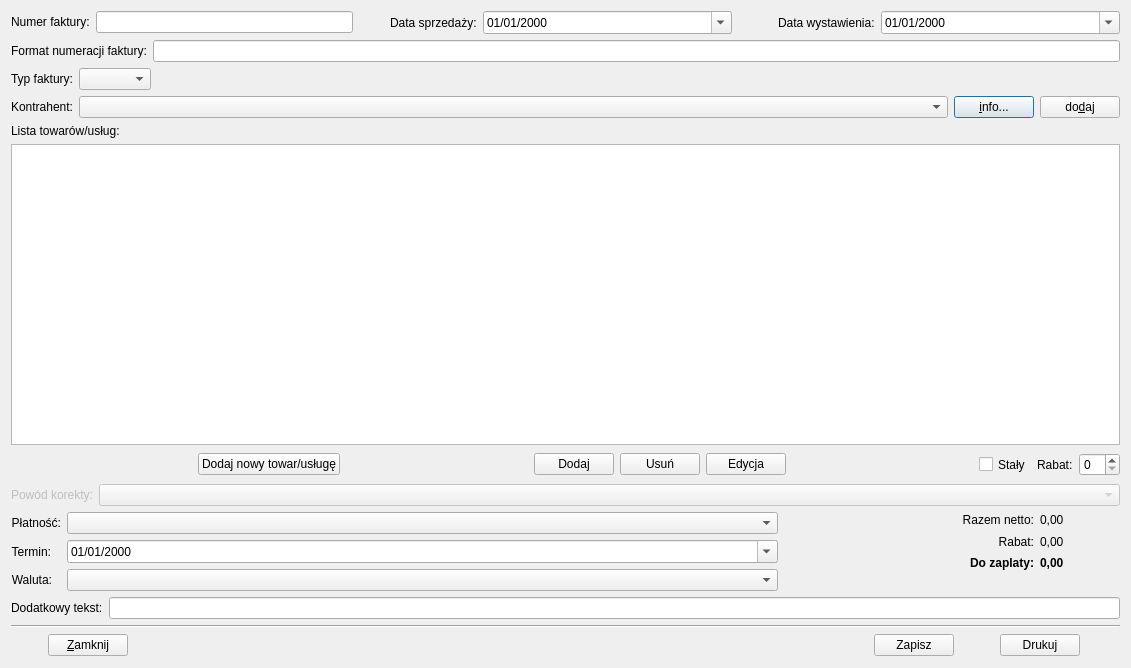
<?xml version="1.0" encoding="UTF-8"?>
<ui version="4.0">
 <class>InvoiceDialog</class>
 <widget class="QDialog" name="InvoiceDialog">
  <property name="geometry">
   <rect>
    <x>0</x>
    <y>0</y>
    <width>1131</width>
    <height>668</height>
   </rect>
  </property>
  <property name="windowIcon">
   <iconset resource="../../res/qfaktury.qrc">
    <normaloff>:/res/icons/nowa_faktura.png</normaloff>:/res/icons/nowa_faktura.png</iconset>
  </property>
  <layout class="QVBoxLayout" name="verticalLayout_3">
   <item>
    <layout class="QHBoxLayout" name="horizontalLayout">
     <item>
      <layout class="QFormLayout" name="formLayout_2">
       <item row="0" column="0">
        <widget class="QLabel" name="labelInvNumber">
         <property name="text">
          <string>Numer faktury:</string>
         </property>
         <property name="wordWrap">
          <bool>false</bool>
         </property>
         <property name="buddy">
          <cstring>lineEditInvNumber</cstring>
         </property>
        </widget>
       </item>
       <item row="0" column="1">
        <widget class="QLineEdit" name="lineEditInvNumber">
         <property name="enabled">
          <bool>true</bool>
         </property>
         <property name="font">
          <font>
           <weight>75</weight>
           <bold>true</bold>
          </font>
         </property>
         <property name="focusPolicy">
          <enum>Qt::ClickFocus</enum>
         </property>
         <property name="text">
          <string notr="true"/>
         </property>
        </widget>
       </item>
      </layout>
     </item>
     <item>
      <spacer name="spacer1">
       <property name="orientation">
        <enum>Qt::Horizontal</enum>
       </property>
       <property name="sizeType">
        <enum>QSizePolicy::Preferred</enum>
       </property>
       <property name="sizeHint" stdset="0">
        <size>
         <width>31</width>
         <height>20</height>
        </size>
       </property>
      </spacer>
     </item>
     <item>
      <layout class="QFormLayout" name="formLayout_3">
       <property name="fieldGrowthPolicy">
        <enum>QFormLayout::AllNonFixedFieldsGrow</enum>
       </property>
       <item row="0" column="0">
        <widget class="QLabel" name="labelDateOfSell">
         <property name="text">
          <string>Data sprzedaży:</string>
         </property>
         <property name="wordWrap">
          <bool>false</bool>
         </property>
        </widget>
       </item>
       <item row="0" column="1">
        <widget class="QDateEdit" name="dateEditDateOfSell">
         <property name="sizePolicy">
          <sizepolicy hsizetype="MinimumExpanding" vsizetype="Fixed">
           <horstretch>0</horstretch>
           <verstretch>0</verstretch>
          </sizepolicy>
         </property>
         <property name="focusPolicy">
          <enum>Qt::NoFocus</enum>
         </property>
         <property name="displayFormat">
          <string>dd/MM/yyyy</string>
         </property>
         <property name="calendarPopup">
          <bool>true</bool>
         </property>
        </widget>
       </item>
      </layout>
     </item>
     <item>
      <spacer name="horizontalSpacer">
       <property name="orientation">
        <enum>Qt::Horizontal</enum>
       </property>
       <property name="sizeType">
        <enum>QSizePolicy::Preferred</enum>
       </property>
       <property name="sizeHint" stdset="0">
        <size>
         <width>40</width>
         <height>20</height>
        </size>
       </property>
      </spacer>
     </item>
     <item>
      <layout class="QFormLayout" name="formLayout_5">
       <item row="0" column="0">
        <widget class="QLabel" name="labelDateOfIssuance">
         <property name="sizePolicy">
          <sizepolicy hsizetype="Preferred" vsizetype="Preferred">
           <horstretch>0</horstretch>
           <verstretch>0</verstretch>
          </sizepolicy>
         </property>
         <property name="text">
          <string>Data wystawienia:</string>
         </property>
         <property name="wordWrap">
          <bool>false</bool>
         </property>
        </widget>
       </item>
       <item row="0" column="1">
        <widget class="QDateEdit" name="dateEditDateOfIssuance">
         <property name="sizePolicy">
          <sizepolicy hsizetype="MinimumExpanding" vsizetype="Fixed">
           <horstretch>0</horstretch>
           <verstretch>0</verstretch>
          </sizepolicy>
         </property>
         <property name="focusPolicy">
          <enum>Qt::NoFocus</enum>
         </property>
         <property name="displayFormat">
          <string>dd/MM/yyyy</string>
         </property>
         <property name="calendarPopup">
          <bool>true</bool>
         </property>
        </widget>
       </item>
      </layout>
     </item>
    </layout>
   </item>
   <item>
    <layout class="QHBoxLayout" name="horizontalLayout_7">
     <property name="spacing">
      <number>0</number>
     </property>
     <item>
      <layout class="QFormLayout" name="formLayout_7">
       <item row="0" column="0">
        <widget class="QLabel" name="labelInvNumFormat">
         <property name="text">
          <string>Format numeracji faktury:</string>
         </property>
         <property name="buddy">
          <cstring>lineEditInvNumFormat</cstring>
         </property>
        </widget>
       </item>
       <item row="0" column="1">
        <widget class="QLineEdit" name="lineEditInvNumFormat">
         <property name="sizePolicy">
          <sizepolicy hsizetype="Expanding" vsizetype="Fixed">
           <horstretch>0</horstretch>
           <verstretch>0</verstretch>
          </sizepolicy>
         </property>
         <property name="readOnly">
          <bool>true</bool>
         </property>
        </widget>
       </item>
      </layout>
     </item>
    </layout>
   </item>
   <item>
    <layout class="QHBoxLayout" name="horizontalLayout_3">
     <item>
      <layout class="QFormLayout" name="formLayout_4">
       <item row="0" column="0">
        <widget class="QLabel" name="labelInvoiceType">
         <property name="text">
          <string>Typ faktury:</string>
         </property>
         <property name="buddy">
          <cstring>comboBoxInvoiceType</cstring>
         </property>
        </widget>
       </item>
       <item row="0" column="1">
        <widget class="QComboBox" name="comboBoxInvoiceType"/>
       </item>
      </layout>
     </item>
     <item>
      <spacer name="spacer2">
       <property name="orientation">
        <enum>Qt::Horizontal</enum>
       </property>
       <property name="sizeType">
        <enum>QSizePolicy::Expanding</enum>
       </property>
       <property name="sizeHint" stdset="0">
        <size>
         <width>468</width>
         <height>17</height>
        </size>
       </property>
      </spacer>
     </item>
    </layout>
   </item>
   <item>
    <layout class="QHBoxLayout" name="horizontalLayout_6">
     <item>
      <layout class="QFormLayout" name="formLayout_6">
       <item row="0" column="0">
        <widget class="QLabel" name="labelCounterparty">
         <property name="text">
          <string>Kontrahent:</string>
         </property>
         <property name="wordWrap">
          <bool>false</bool>
         </property>
         <property name="buddy">
          <cstring>comboBoxCounterparties</cstring>
         </property>
        </widget>
       </item>
       <item row="0" column="1">
        <widget class="QComboBox" name="comboBoxCounterparties">
         <property name="sizePolicy">
          <sizepolicy hsizetype="Expanding" vsizetype="Fixed">
           <horstretch>0</horstretch>
           <verstretch>0</verstretch>
          </sizepolicy>
         </property>
        </widget>
       </item>
      </layout>
     </item>
     <item>
      <widget class="QPushButton" name="pushButtonMoreInfo">
       <property name="text">
        <string>&amp;info...</string>
       </property>
      </widget>
     </item>
     <item>
      <widget class="QPushButton" name="pushButtonAddCounterparty">
       <property name="text">
        <string>do&amp;daj</string>
       </property>
      </widget>
     </item>
    </layout>
   </item>
   <item>
    <layout class="QVBoxLayout" name="verticalLayout">
     <item>
      <widget class="QLabel" name="labelCommodityList">
       <property name="text">
        <string>Lista towarów/usług:</string>
       </property>
       <property name="wordWrap">
        <bool>false</bool>
       </property>
       <property name="buddy">
        <cstring>tableWidgetCommodities</cstring>
       </property>
      </widget>
     </item>
     <item>
      <widget class="QTableWidget" name="tableWidgetCommodities">
       <property name="enabled">
        <bool>true</bool>
       </property>
       <property name="editTriggers">
        <set>QAbstractItemView::NoEditTriggers</set>
       </property>
       <property name="selectionMode">
        <enum>QAbstractItemView::SingleSelection</enum>
       </property>
       <property name="selectionBehavior">
        <enum>QAbstractItemView::SelectRows</enum>
       </property>
       <property name="showGrid">
        <bool>true</bool>
       </property>
       <attribute name="horizontalHeaderStretchLastSection">
        <bool>true</bool>
       </attribute>
      </widget>
     </item>
     <item>
      <layout class="QHBoxLayout" name="horizontalLayout_2">
       <item>
        <spacer name="spacer3">
         <property name="orientation">
          <enum>Qt::Horizontal</enum>
         </property>
         <property name="sizeType">
          <enum>QSizePolicy::Expanding</enum>
         </property>
         <property name="sizeHint" stdset="0">
          <size>
           <width>30</width>
           <height>20</height>
          </size>
         </property>
        </spacer>
       </item>
       <item>
        <widget class="QPushButton" name="pushButtonAddNewCommodity">
         <property name="text">
          <string>Dodaj nowy towar/usługę</string>
         </property>
        </widget>
       </item>
       <item>
        <spacer name="horizontalSpacer_2">
         <property name="orientation">
          <enum>Qt::Horizontal</enum>
         </property>
         <property name="sizeHint" stdset="0">
          <size>
           <width>40</width>
           <height>20</height>
          </size>
         </property>
        </spacer>
       </item>
       <item>
        <widget class="QPushButton" name="pushButtonAddCommodity">
         <property name="focusPolicy">
          <enum>Qt::StrongFocus</enum>
         </property>
         <property name="text">
          <string>Dodaj</string>
         </property>
         <property name="shortcut">
          <string>Ctrl+T</string>
         </property>
         <property name="autoDefault">
          <bool>true</bool>
         </property>
        </widget>
       </item>
       <item>
        <widget class="QPushButton" name="pushButtonRemoveCommodity">
         <property name="text">
          <string>Usuń</string>
         </property>
         <property name="shortcut">
          <string>Ctrl+U</string>
         </property>
         <property name="autoDefault">
          <bool>true</bool>
         </property>
        </widget>
       </item>
       <item>
        <widget class="QPushButton" name="pushButtonEditCommodity">
         <property name="text">
          <string>Edycja</string>
         </property>
         <property name="shortcut">
          <string>Ctrl+E</string>
         </property>
         <property name="autoDefault">
          <bool>true</bool>
         </property>
        </widget>
       </item>
       <item>
        <spacer name="spacer4">
         <property name="orientation">
          <enum>Qt::Horizontal</enum>
         </property>
         <property name="sizeType">
          <enum>QSizePolicy::Expanding</enum>
         </property>
         <property name="sizeHint" stdset="0">
          <size>
           <width>40</width>
           <height>20</height>
          </size>
         </property>
        </spacer>
       </item>
       <item>
        <widget class="QCheckBox" name="checkBoxDiscount">
         <property name="minimumSize">
          <size>
           <width>0</width>
           <height>27</height>
          </size>
         </property>
         <property name="text">
          <string>Stały</string>
         </property>
        </widget>
       </item>
       <item>
        <widget class="QLabel" name="labelDiscount1">
         <property name="text">
          <string>Rabat:</string>
         </property>
         <property name="wordWrap">
          <bool>false</bool>
         </property>
         <property name="buddy">
          <cstring>spinBoxDiscount</cstring>
         </property>
        </widget>
       </item>
       <item>
        <widget class="QSpinBox" name="spinBoxDiscount"/>
       </item>
      </layout>
     </item>
    </layout>
   </item>
   <item>
    <layout class="QHBoxLayout" name="horizontalLayout_8">
     <item>
      <widget class="QLabel" name="labelReasonOfCorrection">
       <property name="enabled">
        <bool>false</bool>
       </property>
       <property name="text">
        <string>Powód korekty:</string>
       </property>
       <property name="buddy">
        <cstring>comboBoxReasonOfCorrection</cstring>
       </property>
      </widget>
     </item>
     <item>
      <widget class="QComboBox" name="comboBoxReasonOfCorrection">
       <property name="enabled">
        <bool>false</bool>
       </property>
       <property name="sizePolicy">
        <sizepolicy hsizetype="Expanding" vsizetype="Fixed">
         <horstretch>0</horstretch>
         <verstretch>0</verstretch>
        </sizepolicy>
       </property>
      </widget>
     </item>
    </layout>
   </item>
   <item>
    <layout class="QHBoxLayout" name="horizontalLayout_5">
     <item>
      <layout class="QFormLayout" name="formLayout">
       <item row="0" column="0">
        <widget class="QLabel" name="labelPayment">
         <property name="text">
          <string>Płatność:</string>
         </property>
         <property name="alignment">
          <set>Qt::AlignRight|Qt::AlignTrailing|Qt::AlignVCenter</set>
         </property>
         <property name="wordWrap">
          <bool>false</bool>
         </property>
         <property name="buddy">
          <cstring>comboBoxPayment</cstring>
         </property>
        </widget>
       </item>
       <item row="0" column="1">
        <widget class="QComboBox" name="comboBoxPayment">
         <property name="sizePolicy">
          <sizepolicy hsizetype="Expanding" vsizetype="Fixed">
           <horstretch>0</horstretch>
           <verstretch>0</verstretch>
          </sizepolicy>
         </property>
        </widget>
       </item>
       <item row="1" column="0">
        <widget class="QLabel" name="labelDateOfPayment">
         <property name="text">
          <string>Termin:</string>
         </property>
         <property name="alignment">
          <set>Qt::AlignRight|Qt::AlignTrailing|Qt::AlignVCenter</set>
         </property>
         <property name="wordWrap">
          <bool>true</bool>
         </property>
         <property name="buddy">
          <cstring>dateEditDayOfPayment</cstring>
         </property>
        </widget>
       </item>
       <item row="1" column="1">
        <widget class="QDateEdit" name="dateEditDayOfPayment">
         <property name="sizePolicy">
          <sizepolicy hsizetype="MinimumExpanding" vsizetype="Fixed">
           <horstretch>0</horstretch>
           <verstretch>0</verstretch>
          </sizepolicy>
         </property>
         <property name="displayFormat">
          <string>dd/MM/yyyy</string>
         </property>
         <property name="calendarPopup">
          <bool>true</bool>
         </property>
        </widget>
       </item>
       <item row="2" column="0">
        <widget class="QLabel" name="labelCurrency">
         <property name="text">
          <string>Waluta:</string>
         </property>
         <property name="alignment">
          <set>Qt::AlignRight|Qt::AlignTrailing|Qt::AlignVCenter</set>
         </property>
         <property name="wordWrap">
          <bool>false</bool>
         </property>
         <property name="buddy">
          <cstring>comboBoxCurrency</cstring>
         </property>
        </widget>
       </item>
       <item row="2" column="1">
        <widget class="QComboBox" name="comboBoxCurrency">
         <property name="sizePolicy">
          <sizepolicy hsizetype="Expanding" vsizetype="Fixed">
           <horstretch>0</horstretch>
           <verstretch>0</verstretch>
          </sizepolicy>
         </property>
         <property name="minimumSize">
          <size>
           <width>80</width>
           <height>0</height>
          </size>
         </property>
        </widget>
       </item>
      </layout>
     </item>
     <item>
      <spacer name="spacer5">
       <property name="orientation">
        <enum>Qt::Horizontal</enum>
       </property>
       <property name="sizeType">
        <enum>QSizePolicy::Maximum</enum>
       </property>
       <property name="sizeHint" stdset="0">
        <size>
         <width>100</width>
         <height>20</height>
        </size>
       </property>
      </spacer>
     </item>
     <item>
      <layout class="QVBoxLayout" name="verticalLayout_2">
       <item>
        <layout class="QGridLayout" name="gridLayout">
         <item row="0" column="0">
          <widget class="QLabel" name="labelSumNet">
           <property name="minimumSize">
            <size>
             <width>150</width>
             <height>0</height>
            </size>
           </property>
           <property name="text">
            <string>Razem netto:</string>
           </property>
           <property name="alignment">
            <set>Qt::AlignRight|Qt::AlignTrailing|Qt::AlignVCenter</set>
           </property>
           <property name="wordWrap">
            <bool>false</bool>
           </property>
          </widget>
         </item>
         <item row="0" column="1">
          <widget class="QLabel" name="labelSumNetVal">
           <property name="minimumSize">
            <size>
             <width>80</width>
             <height>0</height>
            </size>
           </property>
           <property name="text">
            <string>0,00</string>
           </property>
           <property name="wordWrap">
            <bool>false</bool>
           </property>
          </widget>
         </item>
         <item row="1" column="0">
          <widget class="QLabel" name="labelDiscount2">
           <property name="minimumSize">
            <size>
             <width>150</width>
             <height>0</height>
            </size>
           </property>
           <property name="text">
            <string>Rabat:</string>
           </property>
           <property name="alignment">
            <set>Qt::AlignRight|Qt::AlignTrailing|Qt::AlignVCenter</set>
           </property>
           <property name="wordWrap">
            <bool>false</bool>
           </property>
          </widget>
         </item>
         <item row="1" column="1">
          <widget class="QLabel" name="labelDiscountVal">
           <property name="minimumSize">
            <size>
             <width>80</width>
             <height>0</height>
            </size>
           </property>
           <property name="text">
            <string>0,00</string>
           </property>
           <property name="wordWrap">
            <bool>false</bool>
           </property>
          </widget>
         </item>
         <item row="2" column="0">
          <widget class="QLabel" name="labelSumGross">
           <property name="minimumSize">
            <size>
             <width>150</width>
             <height>0</height>
            </size>
           </property>
           <property name="font">
            <font>
             <weight>75</weight>
             <bold>true</bold>
            </font>
           </property>
           <property name="text">
            <string>Do zaplaty:</string>
           </property>
           <property name="alignment">
            <set>Qt::AlignRight|Qt::AlignTrailing|Qt::AlignVCenter</set>
           </property>
           <property name="wordWrap">
            <bool>false</bool>
           </property>
          </widget>
         </item>
         <item row="2" column="1">
          <widget class="QLabel" name="labelSumGrossVal">
           <property name="minimumSize">
            <size>
             <width>80</width>
             <height>0</height>
            </size>
           </property>
           <property name="font">
            <font>
             <weight>75</weight>
             <bold>true</bold>
            </font>
           </property>
           <property name="text">
            <string>0,00</string>
           </property>
           <property name="wordWrap">
            <bool>false</bool>
           </property>
          </widget>
         </item>
        </layout>
       </item>
       <item>
        <spacer name="verticalSpacer">
         <property name="orientation">
          <enum>Qt::Vertical</enum>
         </property>
         <property name="sizeType">
          <enum>QSizePolicy::Minimum</enum>
         </property>
         <property name="sizeHint" stdset="0">
          <size>
           <width>20</width>
           <height>20</height>
          </size>
         </property>
        </spacer>
       </item>
      </layout>
     </item>
    </layout>
   </item>
   <item>
    <layout class="QHBoxLayout" name="hBoxLayoutAdditionalText">
     <item>
      <widget class="QLabel" name="labelAdditionalText">
       <property name="text">
        <string>Dodatkowy tekst:</string>
       </property>
       <property name="wordWrap">
        <bool>false</bool>
       </property>
       <property name="buddy">
        <cstring>lineEditAdditionalText</cstring>
       </property>
      </widget>
     </item>
     <item>
      <widget class="QLineEdit" name="lineEditAdditionalText">
       <property name="text">
        <string/>
       </property>
      </widget>
     </item>
    </layout>
   </item>
   <item>
    <widget class="Line" name="line">
     <property name="orientation">
      <enum>Qt::Horizontal</enum>
     </property>
    </widget>
   </item>
   <item>
    <layout class="QHBoxLayout" name="horizontalLayout_4">
     <item>
      <spacer name="spacer6">
       <property name="orientation">
        <enum>Qt::Horizontal</enum>
       </property>
       <property name="sizeType">
        <enum>QSizePolicy::Minimum</enum>
       </property>
       <property name="sizeHint" stdset="0">
        <size>
         <width>37</width>
         <height>23</height>
        </size>
       </property>
      </spacer>
     </item>
     <item>
      <widget class="QPushButton" name="pushButtonClose">
       <property name="text">
        <string>&amp;Zamknij</string>
       </property>
       <property name="shortcut">
        <string>Ctrl+X</string>
       </property>
       <property name="autoDefault">
        <bool>true</bool>
       </property>
      </widget>
     </item>
     <item>
      <spacer name="spacer7">
       <property name="orientation">
        <enum>Qt::Horizontal</enum>
       </property>
       <property name="sizeType">
        <enum>QSizePolicy::Expanding</enum>
       </property>
       <property name="sizeHint" stdset="0">
        <size>
         <width>228</width>
         <height>23</height>
        </size>
       </property>
      </spacer>
     </item>
     <item>
      <widget class="QPushButton" name="pushButtonSave">
       <property name="text">
        <string>Zapisz</string>
       </property>
       <property name="shortcut">
        <string>Ctrl+S</string>
       </property>
       <property name="autoDefault">
        <bool>true</bool>
       </property>
      </widget>
     </item>
     <item>
      <spacer name="spacer8">
       <property name="orientation">
        <enum>Qt::Horizontal</enum>
       </property>
       <property name="sizeType">
        <enum>QSizePolicy::Minimum</enum>
       </property>
       <property name="sizeHint" stdset="0">
        <size>
         <width>40</width>
         <height>20</height>
        </size>
       </property>
      </spacer>
     </item>
     <item>
      <widget class="QPushButton" name="pushButtonPrint">
       <property name="text">
        <string>Drukuj</string>
       </property>
       <property name="shortcut">
        <string>Ctrl+P</string>
       </property>
       <property name="autoDefault">
        <bool>true</bool>
       </property>
      </widget>
     </item>
     <item>
      <spacer name="spacer9">
       <property name="orientation">
        <enum>Qt::Horizontal</enum>
       </property>
       <property name="sizeType">
        <enum>QSizePolicy::Minimum</enum>
       </property>
       <property name="sizeHint" stdset="0">
        <size>
         <width>40</width>
         <height>20</height>
        </size>
       </property>
      </spacer>
     </item>
    </layout>
   </item>
  </layout>
 </widget>
 <layoutdefault spacing="6" margin="11"/>
 <pixmapfunction>qPixmapFromMimeSource</pixmapfunction>
 <tabstops>
  <tabstop>pushButtonAddCommodity</tabstop>
  <tabstop>checkBoxDiscount</tabstop>
  <tabstop>spinBoxDiscount</tabstop>
  <tabstop>comboBoxPayment</tabstop>
  <tabstop>dateEditDayOfPayment</tabstop>
  <tabstop>comboBoxCurrency</tabstop>
  <tabstop>lineEditAdditionalText</tabstop>
  <tabstop>pushButtonSave</tabstop>
  <tabstop>pushButtonPrint</tabstop>
  <tabstop>pushButtonClose</tabstop>
  <tabstop>pushButtonRemoveCommodity</tabstop>
  <tabstop>pushButtonEditCommodity</tabstop>
  <tabstop>lineEditInvNumber</tabstop>
  <tabstop>pushButtonAddCounterparty</tabstop>
  <tabstop>tableWidgetCommodities</tabstop>
 </tabstops>
 <resources>
  <include location="../../res/qfaktury.qrc"/>
  <include location="../../res/qfaktury.qrc"/>
 </resources>
 <connections/>
</ui>
